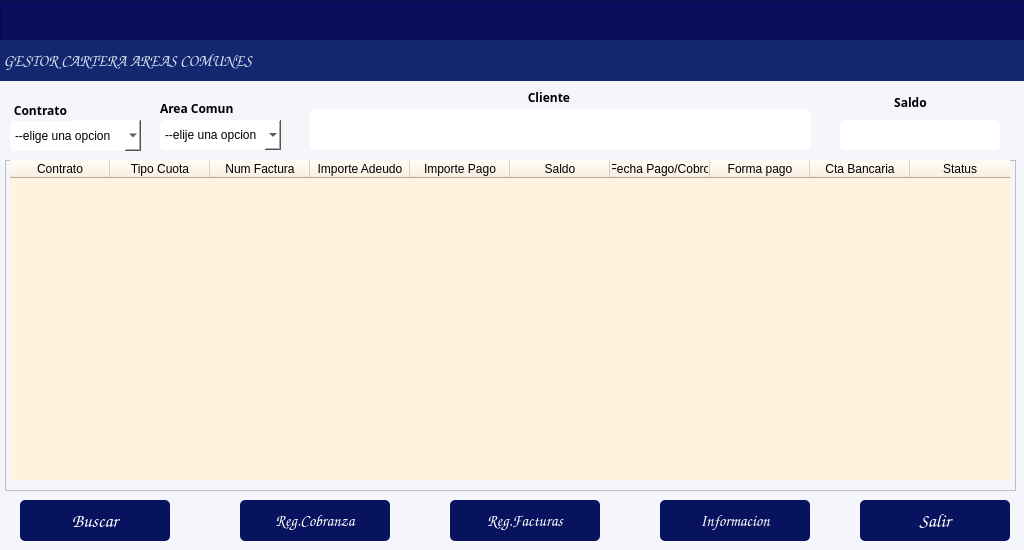
<?xml version="1.0" encoding="UTF-8"?>
<ui version="4.0">
 <class>formPrincipalAC</class>
 <widget class="QDialog" name="formPrincipalAC">
  <property name="windowModality">
   <enum>Qt::WindowModality::ApplicationModal</enum>
  </property>
  <property name="geometry">
   <rect>
    <x>0</x>
    <y>0</y>
    <width>1024</width>
    <height>550</height>
   </rect>
  </property>
  <property name="windowTitle">
   <string/>
  </property>
  <property name="styleSheet">
   <string notr="true">background-color: rgb(245, 245, 252);</string>
  </property>
  <property name="modal">
   <bool>true</bool>
  </property>
  <widget class="QComboBox" name="cmbContrato">
   <property name="geometry">
    <rect>
     <x>10</x>
     <y>120</y>
     <width>131</width>
     <height>31</height>
    </rect>
   </property>
   <property name="styleSheet">
    <string notr="true">background-color: rgb(255, 255, 255);
border-radius:5px;</string>
   </property>
   <item>
    <property name="text">
     <string>--elige una opcion</string>
    </property>
   </item>
  </widget>
  <widget class="QLabel" name="label_2">
   <property name="geometry">
    <rect>
     <x>10</x>
     <y>100</y>
     <width>61</width>
     <height>21</height>
    </rect>
   </property>
   <property name="font">
    <font>
     <family>Arial Rounded MT</family>
     <bold>true</bold>
    </font>
   </property>
   <property name="text">
    <string>Contrato</string>
   </property>
   <property name="alignment">
    <set>Qt::AlignmentFlag::AlignCenter</set>
   </property>
  </widget>
  <widget class="QLabel" name="label_3">
   <property name="geometry">
    <rect>
     <x>850</x>
     <y>90</y>
     <width>121</width>
     <height>21</height>
    </rect>
   </property>
   <property name="font">
    <font>
     <family>Arial Rounded MT</family>
     <bold>true</bold>
    </font>
   </property>
   <property name="text">
    <string>Saldo</string>
   </property>
   <property name="alignment">
    <set>Qt::AlignmentFlag::AlignBottom|Qt::AlignmentFlag::AlignHCenter</set>
   </property>
  </widget>
  <widget class="QLabel" name="label_4">
   <property name="geometry">
    <rect>
     <x>490</x>
     <y>90</y>
     <width>121</width>
     <height>16</height>
    </rect>
   </property>
   <property name="font">
    <font>
     <family>Arial Rounded MT</family>
     <bold>true</bold>
    </font>
   </property>
   <property name="text">
    <string>Cliente </string>
   </property>
   <property name="alignment">
    <set>Qt::AlignmentFlag::AlignBottom|Qt::AlignmentFlag::AlignHCenter</set>
   </property>
  </widget>
  <widget class="QPushButton" name="btnBuscar">
   <property name="geometry">
    <rect>
     <x>20</x>
     <y>500</y>
     <width>150</width>
     <height>41</height>
    </rect>
   </property>
   <property name="font">
    <font>
     <family>Comic Sans MS</family>
     <pointsize>14</pointsize>
     <bold>true</bold>
    </font>
   </property>
   <property name="styleSheet">
    <string notr="true">background-color: rgb(8, 19, 95);
color: rgb(255, 255, 255);
border-radius:5px;</string>
   </property>
   <property name="text">
    <string>Buscar</string>
   </property>
   <property name="icon">
    <iconset>
     <normaloff>../iconos/Aha-Soft-Large-Seo-Search.512.png</normaloff>../iconos/Aha-Soft-Large-Seo-Search.512.png</iconset>
   </property>
   <property name="iconSize">
    <size>
     <width>30</width>
     <height>30</height>
    </size>
   </property>
  </widget>
  <widget class="QPushButton" name="btnRegCob">
   <property name="geometry">
    <rect>
     <x>240</x>
     <y>500</y>
     <width>150</width>
     <height>41</height>
    </rect>
   </property>
   <property name="font">
    <font>
     <family>Comic Sans MS</family>
     <pointsize>12</pointsize>
     <bold>true</bold>
    </font>
   </property>
   <property name="styleSheet">
    <string notr="true">background-color: rgb(8, 19, 95);
color: rgb(255, 255, 255);
border-radius:5px;</string>
   </property>
   <property name="text">
    <string>Reg.Cobranza</string>
   </property>
   <property name="icon">
    <iconset>
     <normaloff>../iconos/Webiconset-Application-Invoice.128.png</normaloff>../iconos/Webiconset-Application-Invoice.128.png</iconset>
   </property>
   <property name="iconSize">
    <size>
     <width>30</width>
     <height>30</height>
    </size>
   </property>
  </widget>
  <widget class="QPushButton" name="btnRegFact">
   <property name="geometry">
    <rect>
     <x>450</x>
     <y>500</y>
     <width>150</width>
     <height>41</height>
    </rect>
   </property>
   <property name="font">
    <font>
     <family>Comic Sans MS</family>
     <pointsize>12</pointsize>
     <bold>true</bold>
    </font>
   </property>
   <property name="styleSheet">
    <string notr="true">background-color: rgb(8, 19, 95);
color: rgb(255, 255, 255);
border-radius:5px;
</string>
   </property>
   <property name="text">
    <string>Reg.Facturas</string>
   </property>
   <property name="icon">
    <iconset>
     <normaloff>../iconos/icons8-factura-100.png</normaloff>../iconos/icons8-factura-100.png</iconset>
   </property>
   <property name="iconSize">
    <size>
     <width>30</width>
     <height>30</height>
    </size>
   </property>
  </widget>
  <widget class="QPushButton" name="btnEdoCta">
   <property name="geometry">
    <rect>
     <x>660</x>
     <y>500</y>
     <width>150</width>
     <height>41</height>
    </rect>
   </property>
   <property name="font">
    <font>
     <family>Comic Sans MS</family>
     <pointsize>12</pointsize>
     <bold>false</bold>
    </font>
   </property>
   <property name="styleSheet">
    <string notr="true">background-color: rgb(8, 19, 95);
color: rgb(255, 255, 255);
border-radius:5px;
</string>
   </property>
   <property name="text">
    <string>Informacion</string>
   </property>
   <property name="icon">
    <iconset>
     <normaloff>../iconos/descargar.png</normaloff>../iconos/descargar.png</iconset>
   </property>
   <property name="iconSize">
    <size>
     <width>30</width>
     <height>30</height>
    </size>
   </property>
  </widget>
  <widget class="QPushButton" name="btnSalir">
   <property name="geometry">
    <rect>
     <x>860</x>
     <y>500</y>
     <width>150</width>
     <height>41</height>
    </rect>
   </property>
   <property name="font">
    <font>
     <family>Comic Sans MS</family>
     <pointsize>14</pointsize>
     <bold>true</bold>
    </font>
   </property>
   <property name="focusPolicy">
    <enum>Qt::FocusPolicy::WheelFocus</enum>
   </property>
   <property name="styleSheet">
    <string notr="true">background-color: rgb(8, 19, 95);
color: rgb(255, 255, 255);
border-radius:5px;</string>
   </property>
   <property name="text">
    <string>Salir</string>
   </property>
   <property name="icon">
    <iconset>
     <normaloff>../iconos/salir.ico</normaloff>../iconos/salir.ico</iconset>
   </property>
   <property name="iconSize">
    <size>
     <width>30</width>
     <height>30</height>
    </size>
   </property>
  </widget>
  <widget class="QLabel" name="label_5">
   <property name="geometry">
    <rect>
     <x>160</x>
     <y>100</y>
     <width>81</width>
     <height>16</height>
    </rect>
   </property>
   <property name="font">
    <font>
     <family>Arial Rounded MT</family>
     <bold>true</bold>
    </font>
   </property>
   <property name="text">
    <string>Area Comun</string>
   </property>
  </widget>
  <widget class="QComboBox" name="cmbAreaC">
   <property name="geometry">
    <rect>
     <x>160</x>
     <y>120</y>
     <width>121</width>
     <height>30</height>
    </rect>
   </property>
   <property name="styleSheet">
    <string notr="true">background-color: rgb(255, 255, 255);
border-radius:5px;</string>
   </property>
   <item>
    <property name="text">
     <string>--elije una opcion</string>
    </property>
   </item>
  </widget>
  <widget class="QFrame" name="frame">
   <property name="geometry">
    <rect>
     <x>5</x>
     <y>160</y>
     <width>1011</width>
     <height>331</height>
    </rect>
   </property>
   <property name="frameShape">
    <enum>QFrame::Shape::StyledPanel</enum>
   </property>
   <property name="frameShadow">
    <enum>QFrame::Shadow::Raised</enum>
   </property>
   <widget class="QTableWidget" name="tblCarteraAC">
    <property name="geometry">
     <rect>
      <x>5</x>
      <y>0</y>
      <width>1001</width>
      <height>320</height>
     </rect>
    </property>
    <property name="sizePolicy">
     <sizepolicy hsizetype="Expanding" vsizetype="Expanding">
      <horstretch>2</horstretch>
      <verstretch>0</verstretch>
     </sizepolicy>
    </property>
    <property name="font">
     <font>
      <family>Arial Rounded MT</family>
      <pointsize>9</pointsize>
      <italic>false</italic>
      <bold>true</bold>
     </font>
    </property>
    <property name="styleSheet">
     <string notr="true">background-color: rgb(255, 242, 222);

font: 700 9pt &quot;Arial Rounded MT&quot;;
border-radius:5px;</string>
    </property>
    <property name="frameShadow">
     <enum>QFrame::Shadow::Plain</enum>
    </property>
    <property name="lineWidth">
     <number>2</number>
    </property>
    <property name="editTriggers">
     <set>QAbstractItemView::EditTrigger::AnyKeyPressed|QAbstractItemView::EditTrigger::EditKeyPressed|QAbstractItemView::EditTrigger::SelectedClicked</set>
    </property>
    <property name="alternatingRowColors">
     <bool>true</bool>
    </property>
    <property name="showGrid">
     <bool>false</bool>
    </property>
    <property name="wordWrap">
     <bool>false</bool>
    </property>
    <property name="cornerButtonEnabled">
     <bool>true</bool>
    </property>
    <attribute name="horizontalHeaderMinimumSectionSize">
     <number>20</number>
    </attribute>
    <attribute name="horizontalHeaderDefaultSectionSize">
     <number>100</number>
    </attribute>
    <column>
     <property name="text">
      <string>Contrato</string>
     </property>
     <property name="font">
      <font>
       <stylestrategy>PreferDefault</stylestrategy>
       <kerning>true</kerning>
       <fontweight>ExtraBold</fontweight>
      </font>
     </property>
     <property name="textAlignment">
      <set>AlignHCenter|AlignBottom</set>
     </property>
     <property name="background">
      <color>
       <red>255</red>
       <green>255</green>
       <blue>255</blue>
      </color>
     </property>
     <property name="foreground">
      <brush brushstyle="SolidPattern">
       <color alpha="255">
        <red>0</red>
        <green>0</green>
        <blue>0</blue>
       </color>
      </brush>
     </property>
    </column>
    <column>
     <property name="text">
      <string>Tipo Cuota</string>
     </property>
     <property name="foreground">
      <brush brushstyle="SolidPattern">
       <color alpha="255">
        <red>0</red>
        <green>0</green>
        <blue>0</blue>
       </color>
      </brush>
     </property>
    </column>
    <column>
     <property name="text">
      <string>Num Factura</string>
     </property>
     <property name="font">
      <font>
       <kerning>false</kerning>
       <hintingpreference>PreferDefaultHinting</hintingpreference>
       <fontweight>Medium</fontweight>
      </font>
     </property>
     <property name="background">
      <color>
       <red>255</red>
       <green>255</green>
       <blue>255</blue>
      </color>
     </property>
     <property name="foreground">
      <brush brushstyle="SolidPattern">
       <color alpha="255">
        <red>0</red>
        <green>0</green>
        <blue>0</blue>
       </color>
      </brush>
     </property>
    </column>
    <column>
     <property name="text">
      <string>Importe Adeudo</string>
     </property>
     <property name="foreground">
      <brush brushstyle="SolidPattern">
       <color alpha="255">
        <red>0</red>
        <green>0</green>
        <blue>0</blue>
       </color>
      </brush>
     </property>
    </column>
    <column>
     <property name="text">
      <string>Importe Pago</string>
     </property>
     <property name="foreground">
      <brush brushstyle="SolidPattern">
       <color alpha="255">
        <red>0</red>
        <green>0</green>
        <blue>0</blue>
       </color>
      </brush>
     </property>
    </column>
    <column>
     <property name="text">
      <string>Saldo</string>
     </property>
     <property name="foreground">
      <brush brushstyle="SolidPattern">
       <color alpha="255">
        <red>0</red>
        <green>0</green>
        <blue>0</blue>
       </color>
      </brush>
     </property>
    </column>
    <column>
     <property name="text">
      <string>Fecha Pago/Cobro</string>
     </property>
     <property name="foreground">
      <brush brushstyle="SolidPattern">
       <color alpha="255">
        <red>0</red>
        <green>0</green>
        <blue>0</blue>
       </color>
      </brush>
     </property>
    </column>
    <column>
     <property name="text">
      <string>Forma pago</string>
     </property>
     <property name="foreground">
      <brush brushstyle="SolidPattern">
       <color alpha="255">
        <red>0</red>
        <green>0</green>
        <blue>0</blue>
       </color>
      </brush>
     </property>
    </column>
    <column>
     <property name="text">
      <string>Cta Bancaria</string>
     </property>
     <property name="foreground">
      <brush brushstyle="SolidPattern">
       <color alpha="255">
        <red>0</red>
        <green>0</green>
        <blue>0</blue>
       </color>
      </brush>
     </property>
    </column>
    <column>
     <property name="text">
      <string>Status</string>
     </property>
     <property name="foreground">
      <brush brushstyle="SolidPattern">
       <color alpha="255">
        <red>0</red>
        <green>0</green>
        <blue>0</blue>
       </color>
      </brush>
     </property>
    </column>
   </widget>
  </widget>
  <widget class="QFrame" name="frame_4">
   <property name="geometry">
    <rect>
     <x>0</x>
     <y>0</y>
     <width>1031</width>
     <height>81</height>
    </rect>
   </property>
   <property name="maximumSize">
    <size>
     <width>16777215</width>
     <height>16777215</height>
    </size>
   </property>
   <property name="styleSheet">
    <string notr="true">background-color: rgb(8, 14, 91);</string>
   </property>
   <property name="frameShape">
    <enum>QFrame::Shape::StyledPanel</enum>
   </property>
   <property name="frameShadow">
    <enum>QFrame::Shadow::Raised</enum>
   </property>
   <widget class="QLabel" name="label_10">
    <property name="geometry">
     <rect>
      <x>0</x>
      <y>40</y>
      <width>1041</width>
      <height>41</height>
     </rect>
    </property>
    <property name="font">
     <font>
      <family>Comic Sans MS</family>
      <pointsize>12</pointsize>
      <bold>true</bold>
     </font>
    </property>
    <property name="styleSheet">
     <string notr="true">color: rgb(255, 255, 255);
background-color: rgb(19, 39, 113);
color: rgb(255, 78, 2);
color: rgb(216, 224, 236);</string>
    </property>
    <property name="text">
     <string> GESTOR CARTERA AREAS COMUNES</string>
    </property>
    <property name="alignment">
     <set>Qt::AlignmentFlag::AlignLeading|Qt::AlignmentFlag::AlignLeft|Qt::AlignmentFlag::AlignVCenter</set>
    </property>
   </widget>
  </widget>
  <widget class="QLineEdit" name="txtSaldo">
   <property name="geometry">
    <rect>
     <x>840</x>
     <y>120</y>
     <width>160</width>
     <height>30</height>
    </rect>
   </property>
   <property name="font">
    <font>
     <family>Comic Sans MS</family>
     <pointsize>12</pointsize>
    </font>
   </property>
   <property name="styleSheet">
    <string notr="true">background-color: rgb(255, 255, 255);
border-radius:5px;</string>
   </property>
   <property name="alignment">
    <set>Qt::AlignmentFlag::AlignCenter</set>
   </property>
   <property name="readOnly">
    <bool>true</bool>
   </property>
  </widget>
  <widget class="QLineEdit" name="txtCliente">
   <property name="geometry">
    <rect>
     <x>310</x>
     <y>109</y>
     <width>501</width>
     <height>41</height>
    </rect>
   </property>
   <property name="font">
    <font>
     <family>Comic Sans MS</family>
     <pointsize>16</pointsize>
    </font>
   </property>
   <property name="styleSheet">
    <string notr="true">background-color: rgb(255, 255, 255);
border-radius:5px;</string>
   </property>
   <property name="alignment">
    <set>Qt::AlignmentFlag::AlignBottom|Qt::AlignmentFlag::AlignLeading|Qt::AlignmentFlag::AlignLeft</set>
   </property>
   <property name="readOnly">
    <bool>true</bool>
   </property>
  </widget>
 </widget>
 <resources/>
 <connections/>
</ui>
